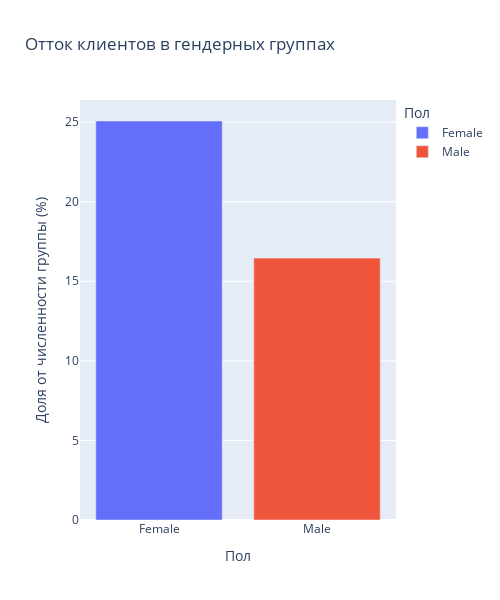

Notebook code for this chart:
### Markdown cell above
Явной взаимосвязи между кредитным рейтингом и предполагаемой заработной платы не вижу. Единственное видно, что все клиенты с кредитным рейтингом < 400 не являются клиентами банка.

### Code cell
#Задание 9.6
churn_gender = churn_df.groupby(
    'Gender').mean()['Exited']*100

fig = px.bar(
    data_frame=churn_gender,
    x=churn_gender.index,
    y=churn_gender,
    color=churn_gender.index,
    labels={'Gender': 'Пол', 'y': 'Доля от численности группы (%)'},
    category_orders={'Пол': ['Мужчины', 'Женщины']},
    title='Отток клиентов в гендерных группах',
    width=500,
    height=600 
)
fig.show();

### Figure 1 — Plotly figure (JSON) as saved in the notebook; plotly's stock layout.template omitted (floating-point values rounded to 4 significant figures)
{"data": [{"alignmentgroup": "True", "hovertemplate": "Пол=%{x}<br>Доля от численности группы (%)=%{y}<extra></extra>", "legendgroup": "Female", "marker": {"color": "#636efa", "pattern": {"shape": ""}}, "name": "Female", "offsetgroup": "Female", "orientation": "v", "showlegend": true, "textposition": "auto", "type": "bar", "x": ["Female"], "xaxis": "x", "y": [25.07], "yaxis": "y"}, {"alignmentgroup": "True", "hovertemplate": "Пол=%{x}<br>Доля от численности группы (%)=%{y}<extra></extra>", "legendgroup": "Male", "marker": {"color": "#EF553B", "pattern": {"shape": ""}}, "name": "Male", "offsetgroup": "Male", "orientation": "v", "showlegend": true, "textposition": "auto", "type": "bar", "x": ["Male"], "xaxis": "x", "y": [16.46], "yaxis": "y"}], "layout": {"barmode": "relative", "height": 600, "legend": {"title": {"text": "Пол"}, "tracegroupgap": 0}, "title": {"text": "Отток клиентов в гендерных группах"}, "width": 500, "xaxis": {"anchor": "y", "categoryarray": ["Female", "Male"], "categoryorder": "array", "domain": [0, 1], "title": {"text": "Пол"}}, "yaxis": {"anchor": "x", "domain": [0, 1], "title": {"text": "Доля от численности группы (%)"}}}}
